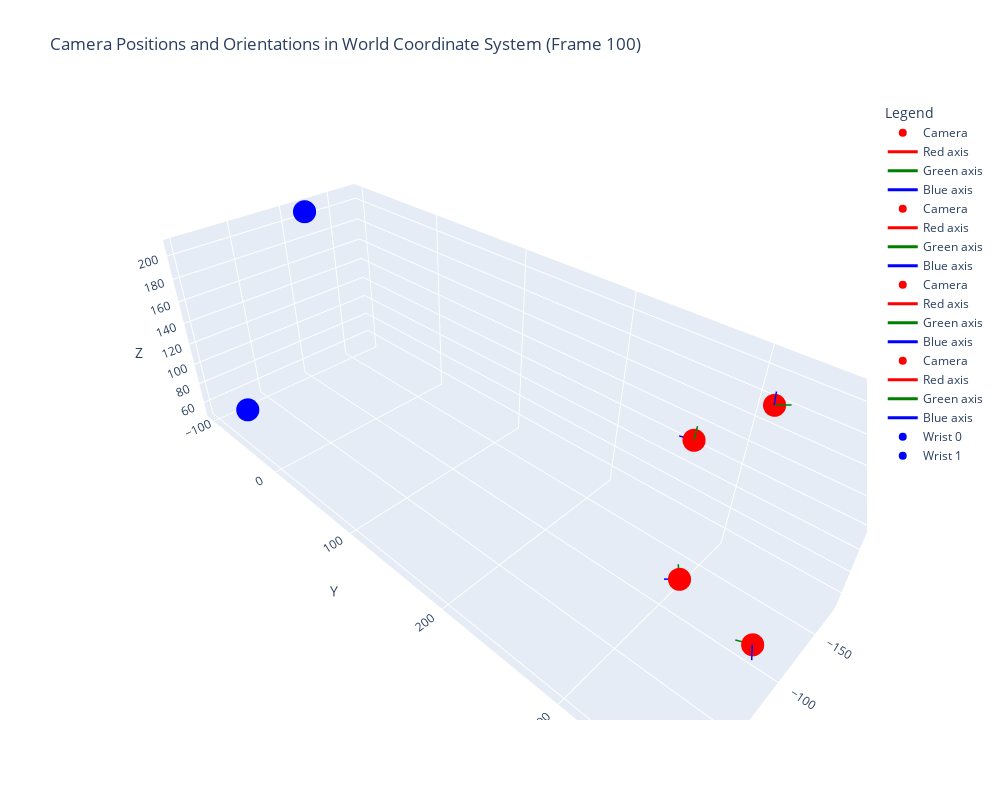
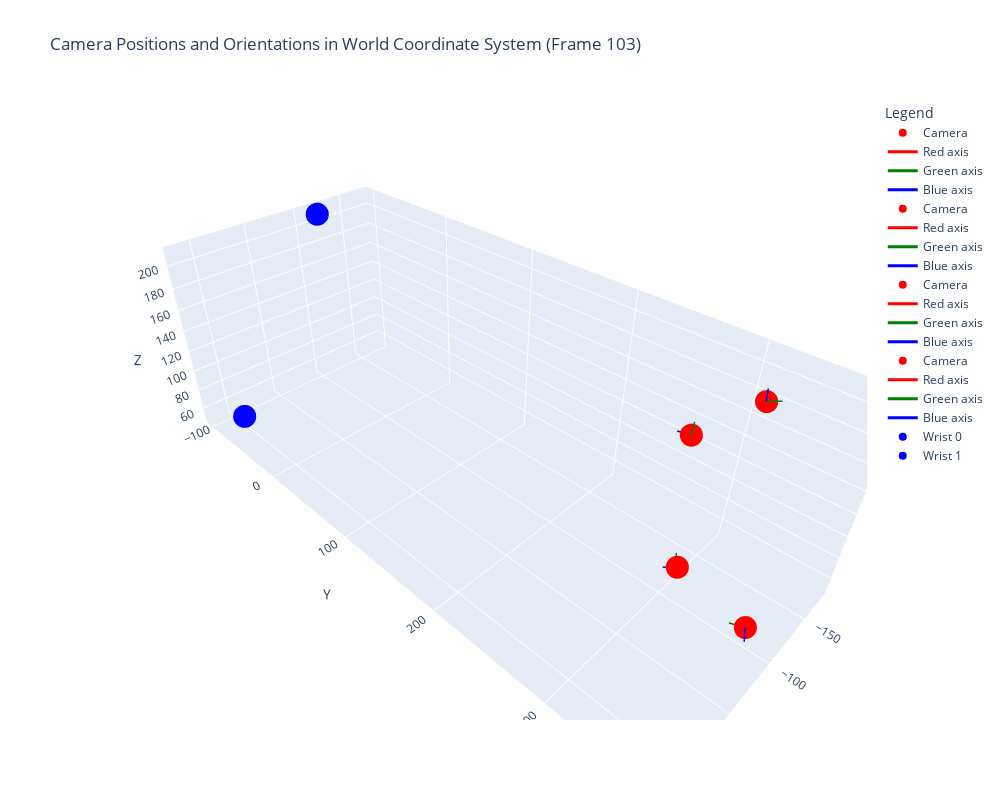
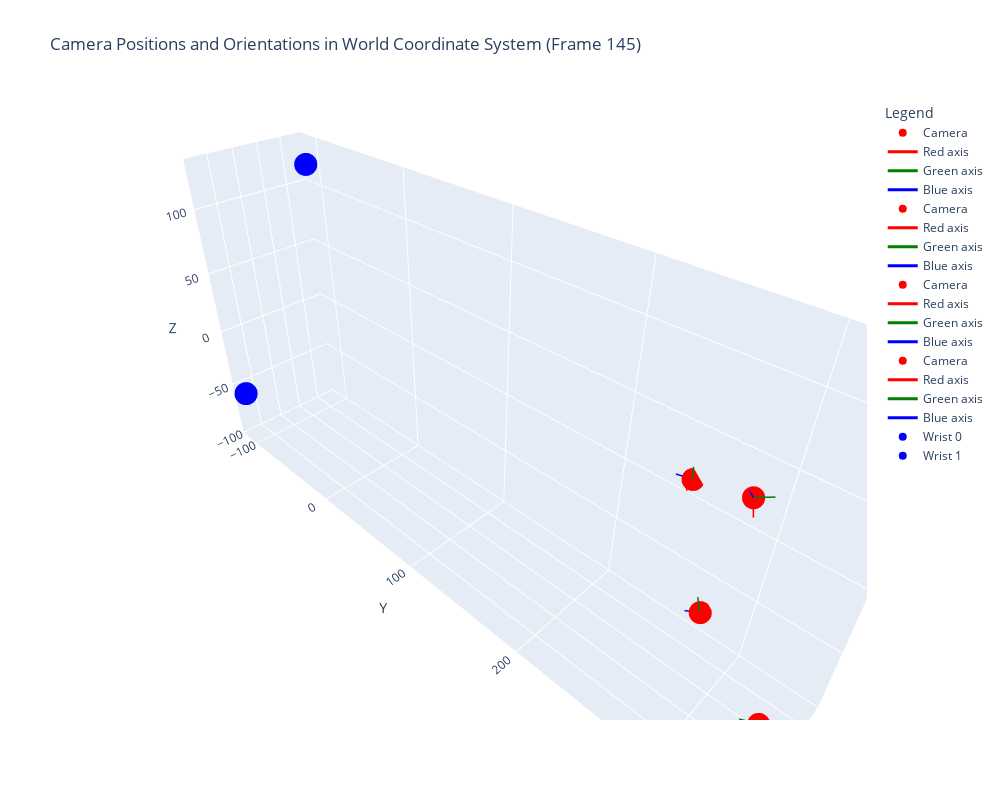

Source (notebook cell) for these figures, in order:
### Code cell
# Visualize camera's position and orientation in world coordinate system using plotly
import plotly.graph_objs as go
import numpy as np
from ipywidgets import interactive, IntSlider, Output
from IPython.display import clear_output

def create_camera_visualization(camera_to_world_xf):
    # Extract camera position (translation)
    camera_pos = camera_to_world_xf[:3, 3]
    
    # Extract camera orientation (rotation)
    camera_x = camera_to_world_xf[:3, 0]
    camera_y = camera_to_world_xf[:3, 1]
    camera_z = camera_to_world_xf[:3, 2]
    
    # Create camera position marker
    camera_marker = go.Scatter3d(
        x=[camera_pos[0]], y=[camera_pos[1]], z=[camera_pos[2]],
        mode='markers',
        marker=dict(size=8, color='red'),
        name='Camera'
    )
    
    # Create camera orientation arrows
    scale = 10  # Scale factor for orientation arrows
    arrows = []
    for axis, color in zip([camera_x, camera_y, camera_z], ['red', 'green', 'blue']):
        arrows.append(go.Scatter3d(
            x=[camera_pos[0], camera_pos[0] + scale * axis[0]],
            y=[camera_pos[1], camera_pos[1] + scale * axis[1]],
            z=[camera_pos[2], camera_pos[2] + scale * axis[2]],
            mode='lines',
            line=dict(color=color, width=3),
            name=f'{color.capitalize()} axis'
        ))
    
    return [camera_marker] + arrows

# Initialize an empty figure
fig = go.Figure()

def update_plot(frame_idx):
    input_frame, gt_tracking = image_pose_list[frame_idx]
    
    # Clear previous traces
    fig.data = []
    
    # Add camera visualizations for each view
    for i, view in enumerate(input_frame.views):
        camera_vis = create_camera_visualization(
            view.camera.camera_to_world_xf
        )
        for trace in camera_vis:
            fig.add_trace(trace)

    # wrist_xform : root-to-world wrist transform
    # assume that the unnit is millimeter
    for hand_idx, gt_hand_pose in gt_tracking.items() :
        wrist_xform = gt_hand_pose.wrist_xform
        wrist_pos = wrist_xform[:3, 3]
        print(wrist_pos)
        print()
        wrist_x = wrist_xform[:3, 0]
        wrist_y = wrist_xform[:3, 1]
        wrist_z = wrist_xform[:3, 2]
        
        wrist_marker = go.Scatter3d(
            x=[wrist_pos[0]], y=[wrist_pos[1]], z=[wrist_pos[2]],
            mode='markers',
            marker=dict(size=8, color='blue'),
            name=f'Wrist {hand_idx}'
        )
        fig.add_trace(wrist_marker)
        

    # Set layout
    fig.update_layout(
        scene=dict(
            xaxis_title='X',
            yaxis_title='Y',
            zaxis_title='Z',
            aspectmode='data'
        ),
        title=f"Camera Positions and Orientations in World Coordinate System (Frame {frame_idx})",
        legend_title="Legend",
        height=800,
        width=1000
    )

    return fig

INIT_FRAME_IDX = 100

# Create a slider widget
slider = IntSlider(
    min=0,
    max=len(image_pose_list) - 1,
    step=1,
    value=INIT_FRAME_IDX,
    description='Frame Index:'
)

# Create an output widget to display the plot
output = Output()

# Create an interactive widget
def update_output(frame_idx):
    with output:
        clear_output(wait=True)
        fig = update_plot(frame_idx)
        fig.show()
        
        plt.figure(figsize=(30, 10))
        for vid, view in enumerate(
            image_pose_list[frame_idx][0].views
        ):
            plt.subplot(1, len(input_frame.views), vid+1)
            plt.imshow(view.image, cmap="gray")
        plt.show()
        
interactive_plot = interactive(update_output, frame_idx=slider)

# Display the interactive widget and output
display(interactive_plot, output)

### Figure 1 — Plotly figure (JSON) as saved in the notebook; plotly's stock layout.template omitted (floating-point values rounded to 4 significant figures)
{"data": [{"marker": {"color": "red", "size": 8}, "mode": "markers", "name": "Camera", "type": "scatter3d", "x": [-93.84], "y": [365.4], "z": [69.03]}, {"line": {"color": "red", "width": 3}, "mode": "lines", "name": "Red axis", "type": "scatter3d", "x": [-93.84, -92.49], "y": [365.4, 367.2], "z": [69.03, 78.77]}, {"line": {"color": "green", "width": 3}, "mode": "lines", "name": "Green axis", "type": "scatter3d", "x": [-93.84, -88.91], "y": [365.4, 356.7], "z": [69.03, 69.95]}, {"line": {"color": "blue", "width": 3}, "mode": "lines", "name": "Blue axis", "type": "scatter3d", "x": [-93.84, -85.25], "y": [365.4, 370.1], "z": [69.03, 66.97]}, {"marker": {"color": "red", "size": 8}, "mode": "markers", "name": "Camera", "type": "scatter3d", "x": [-122.1], "y": [300.1], "z": [52.49]}, {"line": {"color": "red", "width": 3}, "mode": "lines", "name": "Red axis", "type": "scatter3d", "x": [-122.1, -115.9], "y": [300.1, 301.7], "z": [52.49, 60.15]}, {"line": {"color": "green", "width": 3}, "mode": "lines", "name": "Green axis", "type": "scatter3d", "x": [-122.1, -128.0], "y": [300.1, 294.6], "z": [52.49, 58.43]}, {"line": {"color": "blue", "width": 3}, "mode": "lines", "name": "Blue axis", "type": "scatter3d", "x": [-122.1, -117.0], "y": [300.1, 291.9], "z": [52.49, 50.02]}, {"marker": {"color": "red", "size": 8}, "mode": "markers", "name": "Camera", "type": "scatter3d", "x": [-170.9], "y": [267.0], "z": [127.4]}, {"line": {"color": "red", "width": 3}, "mode": "lines", "name": "Red axis", "type": "scatter3d", "x": [-170.9, -162.4], "y": [267.0, 270.1], "z": [127.4, 131.5]}, {"line": {"color": "green", "width": 3}, "mode": "lines", "name": "Green axis", "type": "scatter3d", "x": [-170.9, -175.0], "y": [267.0, 265.8], "z": [127.4, 136.5]}, {"line": {"color": "blue", "width": 3}, "mode": "lines", "name": "Blue axis", "type": "scatter3d", "x": [-170.9, -167.6], "y": [267.0, 257.5], "z": [127.4, 127.6]}, {"marker": {"color": "red", "size": 8}, "mode": "markers", "name": "Camera", "type": "scatter3d", "x": [-168.4], "y": [313.9], "z": [181.0]}, {"line": {"color": "red", "width": 3}, "mode": "lines", "name": "Red axis", "type": "scatter3d", "x": [-168.4, -160.5], "y": [313.9, 320.0], "z": [181.0, 180.8]}, {"line": {"color": "green", "width": 3}, "mode": "lines", "name": "Green axis", "type": "scatter3d", "x": [-168.4, -174.5], "y": [313.9, 321.8], "z": [181.0, 182.0]}, {"line": {"color": "blue", "width": 3}, "mode": "lines", "name": "Blue axis", "type": "scatter3d", "x": [-168.4, -167.7], "y": [313.9, 313.3], "z": [181.0, 191.0]}, {"marker": {"color": "blue", "size": 8}, "mode": "markers", "name": "Wrist 0", "type": "scatter3d", "x": [0.07676], "y": [-39.3], "z": [85.43]}, {"marker": {"color": "blue", "size": 8}, "mode": "markers", "name": "Wrist 1", "type": "scatter3d", "x": [-114.5], "y": [-96.89], "z": [208.4]}], "layout": {"height": 800, "legend": {"title": {"text": "Legend"}}, "scene": {"aspectmode": "data", "xaxis": {"title": {"text": "X"}}, "yaxis": {"title": {"text": "Y"}}, "zaxis": {"title": {"text": "Z"}}}, "title": {"text": "Camera Positions and Orientations in World Coordinate System (Frame 100)"}, "width": 1000}}

### Figure 2 — Plotly figure (JSON) as saved in the notebook; plotly's stock layout.template omitted (floating-point values rounded to 4 significant figures)
{"data": [{"marker": {"color": "red", "size": 8}, "mode": "markers", "name": "Camera", "type": "scatter3d", "x": [-94.11], "y": [364.1], "z": [68.64]}, {"line": {"color": "red", "width": 3}, "mode": "lines", "name": "Red axis", "type": "scatter3d", "x": [-94.11, -92.72], "y": [364.1, 365.9], "z": [68.64, 78.38]}, {"line": {"color": "green", "width": 3}, "mode": "lines", "name": "Green axis", "type": "scatter3d", "x": [-94.11, -89.23], "y": [364.1, 355.4], "z": [68.64, 69.52]}, {"line": {"color": "blue", "width": 3}, "mode": "lines", "name": "Blue axis", "type": "scatter3d", "x": [-94.11, -85.5], "y": [364.1, 368.7], "z": [68.64, 66.56]}, {"marker": {"color": "red", "size": 8}, "mode": "markers", "name": "Camera", "type": "scatter3d", "x": [-122.8], "y": [299.0], "z": [52.04]}, {"line": {"color": "red", "width": 3}, "mode": "lines", "name": "Red axis", "type": "scatter3d", "x": [-122.8, -116.6], "y": [299.0, 300.6], "z": [52.04, 59.69]}, {"line": {"color": "green", "width": 3}, "mode": "lines", "name": "Green axis", "type": "scatter3d", "x": [-122.8, -128.8], "y": [299.0, 293.6], "z": [52.04, 57.98]}, {"line": {"color": "blue", "width": 3}, "mode": "lines", "name": "Blue axis", "type": "scatter3d", "x": [-122.8, -117.8], "y": [299.0, 290.8], "z": [52.04, 49.55]}, {"marker": {"color": "red", "size": 8}, "mode": "markers", "name": "Camera", "type": "scatter3d", "x": [-171.7], "y": [266.1], "z": [127.0]}, {"line": {"color": "red", "width": 3}, "mode": "lines", "name": "Red axis", "type": "scatter3d", "x": [-171.7, -163.1], "y": [266.1, 269.1], "z": [127.0, 131.1]}, {"line": {"color": "green", "width": 3}, "mode": "lines", "name": "Green axis", "type": "scatter3d", "x": [-171.7, -175.7], "y": [266.1, 264.9], "z": [127.0, 136.1]}, {"line": {"color": "blue", "width": 3}, "mode": "lines", "name": "Blue axis", "type": "scatter3d", "x": [-171.7, -168.4], "y": [266.1, 256.6], "z": [127.0, 127.2]}, {"marker": {"color": "red", "size": 8}, "mode": "markers", "name": "Camera", "type": "scatter3d", "x": [-168.8], "y": [312.9], "z": [180.7]}, {"line": {"color": "red", "width": 3}, "mode": "lines", "name": "Red axis", "type": "scatter3d", "x": [-168.8, -160.8], "y": [312.9, 318.9], "z": [180.7, 180.5]}, {"line": {"color": "green", "width": 3}, "mode": "lines", "name": "Green axis", "type": "scatter3d", "x": [-168.8, -174.8], "y": [312.9, 320.8], "z": [180.7, 181.7]}, {"line": {"color": "blue", "width": 3}, "mode": "lines", "name": "Blue axis", "type": "scatter3d", "x": [-168.8, -168.0], "y": [312.9, 312.2], "z": [180.7, 190.7]}, {"marker": {"color": "blue", "size": 8}, "mode": "markers", "name": "Wrist 0", "type": "scatter3d", "x": [16.97], "y": [-42.96], "z": [82.48]}, {"marker": {"color": "blue", "size": 8}, "mode": "markers", "name": "Wrist 1", "type": "scatter3d", "x": [-114.1], "y": [-96.39], "z": [211.0]}], "layout": {"height": 800, "legend": {"title": {"text": "Legend"}}, "scene": {"aspectmode": "data", "xaxis": {"title": {"text": "X"}}, "yaxis": {"title": {"text": "Y"}}, "zaxis": {"title": {"text": "Z"}}}, "title": {"text": "Camera Positions and Orientations in World Coordinate System (Frame 103)"}, "width": 1000}}

### Figure 3 — Plotly figure (JSON) as saved in the notebook; plotly's stock layout.template omitted (floating-point values rounded to 4 significant figures)
{"data": [{"marker": {"color": "red", "size": 8}, "mode": "markers", "name": "Camera", "type": "scatter3d", "x": [-93.27], "y": [332.9], "z": [-86.53]}, {"line": {"color": "red", "width": 3}, "mode": "lines", "name": "Red axis", "type": "scatter3d", "x": [-93.27, -86.63], "y": [332.9, 334.7], "z": [-86.53, -79.29]}, {"line": {"color": "green", "width": 3}, "mode": "lines", "name": "Green axis", "type": "scatter3d", "x": [-93.27, -89.5], "y": [332.9, 323.7], "z": [-86.53, -87.63]}, {"line": {"color": "blue", "width": 3}, "mode": "lines", "name": "Blue axis", "type": "scatter3d", "x": [-93.27, -86.82], "y": [332.9, 336.3], "z": [-86.53, -93.34]}, {"marker": {"color": "red", "size": 8}, "mode": "markers", "name": "Camera", "type": "scatter3d", "x": [-132.1], "y": [271.5], "z": [-78.98]}, {"line": {"color": "red", "width": 3}, "mode": "lines", "name": "Red axis", "type": "scatter3d", "x": [-132.1, -122.6], "y": [271.5, 272.4], "z": [-78.98, -76.09]}, {"line": {"color": "green", "width": 3}, "mode": "lines", "name": "Green axis", "type": "scatter3d", "x": [-132.1, -134.3], "y": [271.5, 267.0], "z": [-78.98, -70.32]}, {"line": {"color": "blue", "width": 3}, "mode": "lines", "name": "Blue axis", "type": "scatter3d", "x": [-132.1, -130.0], "y": [271.5, 262.6], "z": [-78.98, -83.06]}, {"marker": {"color": "red", "size": 8}, "mode": "markers", "name": "Camera", "type": "scatter3d", "x": [-134.8], "y": [247.0], "z": [13.13]}, {"line": {"color": "red", "width": 3}, "mode": "lines", "name": "Red axis", "type": "scatter3d", "x": [-134.8, -125.1], "y": [247.0, 249.0], "z": [13.13, 11.7]}, {"line": {"color": "green", "width": 3}, "mode": "lines", "name": "Green axis", "type": "scatter3d", "x": [-134.8, -133.3], "y": [247.0, 246.6], "z": [13.13, 23.0]}, {"line": {"color": "blue", "width": 3}, "mode": "lines", "name": "Blue axis", "type": "scatter3d", "x": [-134.8, -132.8], "y": [247.0, 237.2], "z": [13.13, 12.42]}, {"marker": {"color": "red", "size": 8}, "mode": "markers", "name": "Camera", "type": "scatter3d", "x": [-98.78], "y": [294.5], "z": [52.25]}, {"line": {"color": "red", "width": 3}, "mode": "lines", "name": "Red axis", "type": "scatter3d", "x": [-98.78, -91.74], "y": [294.5, 299.5], "z": [52.25, 47.24]}, {"line": {"color": "green", "width": 3}, "mode": "lines", "name": "Green axis", "type": "scatter3d", "x": [-98.78, -102.6], "y": [294.5, 303.1], "z": [52.25, 55.59]}, {"line": {"color": "blue", "width": 3}, "mode": "lines", "name": "Blue axis", "type": "scatter3d", "x": [-98.78, -92.78], "y": [294.5, 294.0], "z": [52.25, 60.23]}, {"marker": {"color": "blue", "size": 8}, "mode": "markers", "name": "Wrist 0", "type": "scatter3d", "x": [-45.0], "y": [-107.4], "z": [-53.75]}, {"marker": {"color": "blue", "size": 8}, "mode": "markers", "name": "Wrist 1", "type": "scatter3d", "x": [-107.5], "y": [-71.36], "z": [129.1]}], "layout": {"height": 800, "legend": {"title": {"text": "Legend"}}, "scene": {"aspectmode": "data", "xaxis": {"title": {"text": "X"}}, "yaxis": {"title": {"text": "Y"}}, "zaxis": {"title": {"text": "Z"}}}, "title": {"text": "Camera Positions and Orientations in World Coordinate System (Frame 145)"}, "width": 1000}}
